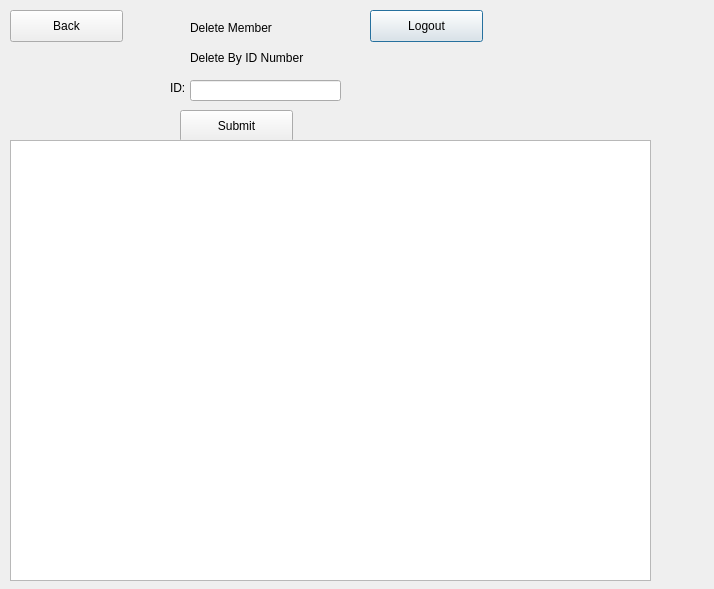
<?xml version="1.0" encoding="UTF-8"?>
<ui version="4.0">
 <class>deleteMember</class>
 <widget class="QDialog" name="deleteMember">
  <property name="geometry">
   <rect>
    <x>0</x>
    <y>0</y>
    <width>714</width>
    <height>589</height>
   </rect>
  </property>
  <property name="windowTitle">
   <string>Dialog</string>
  </property>
  <widget class="QPushButton" name="pushButton_logout">
   <property name="geometry">
    <rect>
     <x>370</x>
     <y>10</y>
     <width>113</width>
     <height>32</height>
    </rect>
   </property>
   <property name="text">
    <string>Logout</string>
   </property>
  </widget>
  <widget class="QLineEdit" name="lineEdit_id">
   <property name="geometry">
    <rect>
     <x>190</x>
     <y>80</y>
     <width>151</width>
     <height>21</height>
    </rect>
   </property>
  </widget>
  <widget class="QLabel" name="label_deletemember">
   <property name="geometry">
    <rect>
     <x>190</x>
     <y>20</y>
     <width>101</width>
     <height>16</height>
    </rect>
   </property>
   <property name="text">
    <string>Delete Member</string>
   </property>
  </widget>
  <widget class="QPushButton" name="pushButton_3">
   <property name="geometry">
    <rect>
     <x>180</x>
     <y>110</y>
     <width>113</width>
     <height>32</height>
    </rect>
   </property>
   <property name="text">
    <string>Submit</string>
   </property>
  </widget>
  <widget class="QPushButton" name="pushButton_back">
   <property name="geometry">
    <rect>
     <x>10</x>
     <y>10</y>
     <width>113</width>
     <height>32</height>
    </rect>
   </property>
   <property name="text">
    <string>Back</string>
   </property>
  </widget>
  <widget class="QTableWidget" name="tableWidget">
   <property name="geometry">
    <rect>
     <x>10</x>
     <y>140</y>
     <width>641</width>
     <height>441</height>
    </rect>
   </property>
  </widget>
  <widget class="QLabel" name="label_2">
   <property name="geometry">
    <rect>
     <x>190</x>
     <y>50</y>
     <width>141</width>
     <height>16</height>
    </rect>
   </property>
   <property name="text">
    <string>Delete By ID Number</string>
   </property>
  </widget>
  <widget class="QLabel" name="label_id">
   <property name="geometry">
    <rect>
     <x>170</x>
     <y>80</y>
     <width>60</width>
     <height>16</height>
    </rect>
   </property>
   <property name="text">
    <string>ID: </string>
   </property>
  </widget>
 </widget>
 <resources/>
 <connections/>
</ui>
